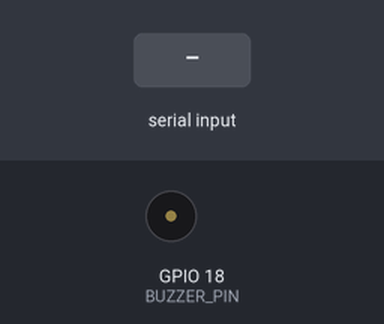
This sketch was run on a simulated ESP32. On the bench: buzzer (waves = sounding, pin HIGH). The inputs (shaded band) are chosen by the test bench.

Above: at 1.2 s.
1.3 s: "1" received over Serial
At 2.3 s:
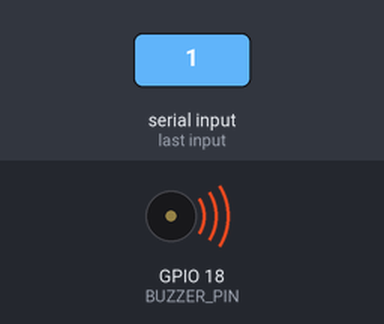
2.8 s: "0" received over Serial
At 3.5 s:
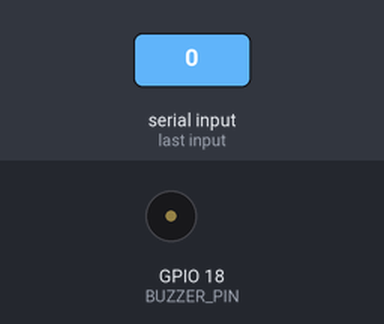
Timing chart, 0 to 5.8 s (numbered marks = the images above; inputs shaded):
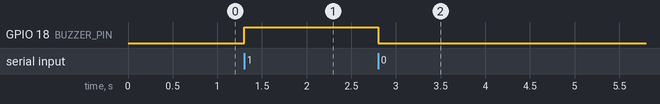

The sketch:

esp32_buzzer.ino
```cpp
#include <Arduino.h>

// Configure this pin according to your ESP32 board and wiring.
// Example: GPIO 18 is commonly available as a digital output.
const int BUZZER_PIN = 18;

void setup() {
  Serial.begin(9600);
  pinMode(BUZZER_PIN, OUTPUT);
  digitalWrite(BUZZER_PIN, LOW);  // Buzzer off initially
}

void loop() {
  if (Serial.available() > 0) {
    char c = Serial.read();

    if (c == '1') {
      digitalWrite(BUZZER_PIN, HIGH);  // Drowsy: buzzer ON
    } else if (c == '0') {
      digitalWrite(BUZZER_PIN, LOW);   // Awake: buzzer OFF
    } else {
      // Ignore any other characters
    }
  }
}
```

Measured:
- after the input at 1.3 s, GPIO 18 (BUZZER_PIN): LOW → HIGH at once
- after the input at 2.8 s, GPIO 18 (BUZZER_PIN): HIGH → LOW at once
